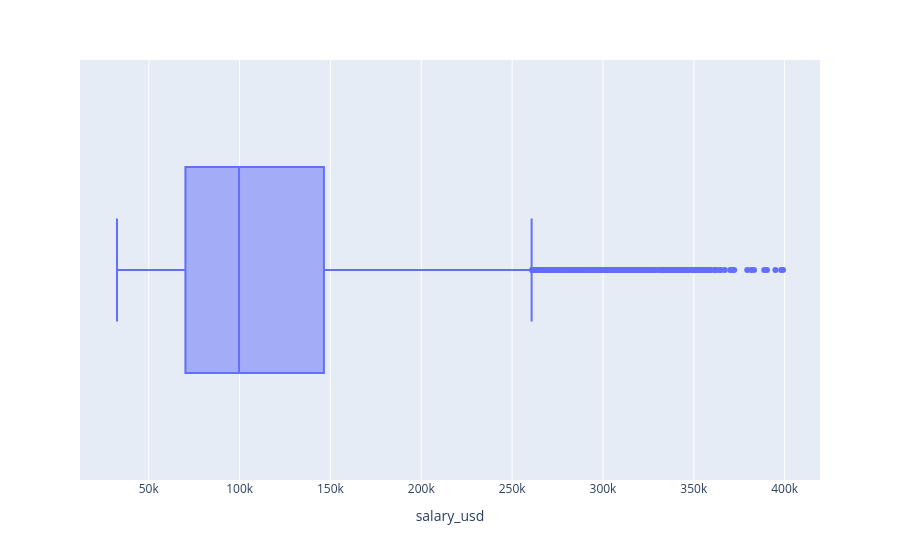

Notebook cell for this chart:
### Code cell
px.box(df, x='salary_usd')

### Figure 1 — Plotly figure (JSON) as saved in the notebook; plotly's stock layout.template omitted (floating-point values rounded to 4 significant figures; data arrays with more than 128 entries replaced by an {"elided": "..."} marker saying what was removed)
{"data": [{"alignmentgroup": "True", "hovertemplate": "salary_usd=%{x}<extra></extra>", "legendgroup": "", "marker": {"color": "#636efa"}, "name": "", "notched": false, "offsetgroup": "", "orientation": "h", "showlegend": false, "type": "box", "x": {"elided": "15000 int values"}, "x0": " ", "xaxis": "x", "y0": " ", "yaxis": "y"}], "layout": {"boxmode": "group", "legend": {"tracegroupgap": 0}, "margin": {"t": 60}, "xaxis": {"anchor": "y", "domain": [0, 1], "title": {"text": "salary_usd"}}, "yaxis": {"anchor": "x", "domain": [0, 1]}}}
